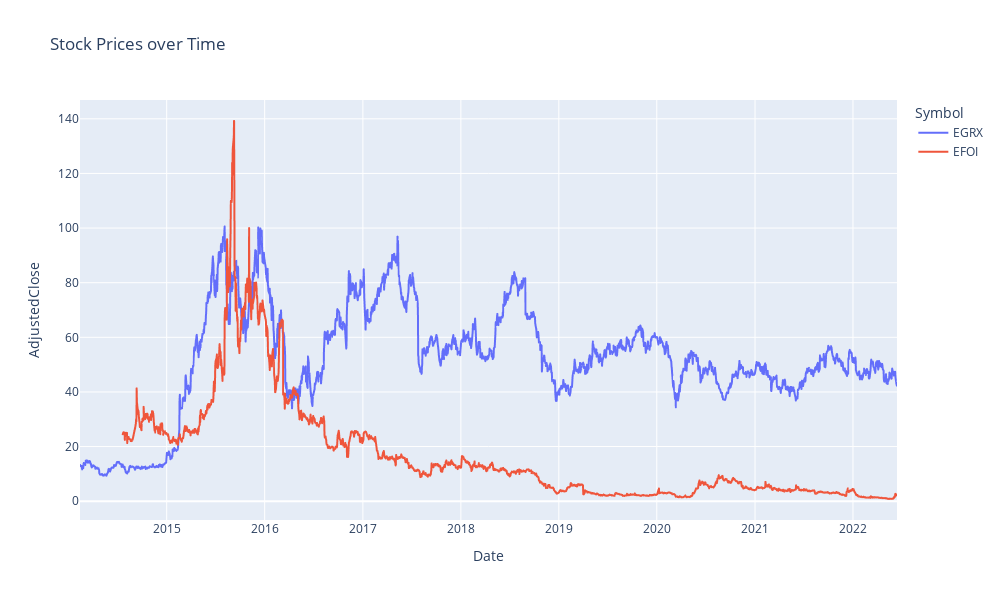

Here is the notebook cell this chart was saved with:
### Markdown cell above
## Visualization of variation of the prices over time!

### Code cell
fig = px.line(df, x = "Date", y = "AdjustedClose",
              color = 'Symbol',
              title = "Stock Prices over Time",
              width = 1000, height = 600)
fig.show()

### Figure 1 — Plotly figure (JSON) as saved in the notebook; plotly's stock layout.template omitted (floating-point values rounded to 4 significant figures; data arrays with more than 128 entries replaced by an {"elided": "..."} marker saying what was removed)
{"data": [{"hovertemplate": "Symbol=EGRX<br>Date=%{x}<br>AdjustedClose=%{y}<extra></extra>", "legendgroup": "EGRX", "line": {"color": "#636efa", "dash": "solid"}, "marker": {"symbol": "circle"}, "mode": "lines", "name": "EGRX", "showlegend": true, "type": "scattergl", "x": {"elided": "2100 str values"}, "xaxis": "x", "y": {"elided": "2100 float values"}, "yaxis": "y"}, {"hovertemplate": "Symbol=EFOI<br>Date=%{x}<br>AdjustedClose=%{y}<extra></extra>", "legendgroup": "EFOI", "line": {"color": "#EF553B", "dash": "solid"}, "marker": {"symbol": "circle"}, "mode": "lines", "name": "EFOI", "showlegend": true, "type": "scattergl", "x": {"elided": "1991 str values"}, "xaxis": "x", "y": {"elided": "1991 float values"}, "yaxis": "y"}], "layout": {"height": 600, "legend": {"title": {"text": "Symbol"}, "tracegroupgap": 0}, "title": {"text": "Stock Prices over Time"}, "width": 1000, "xaxis": {"anchor": "y", "domain": [0, 1], "title": {"text": "Date"}}, "yaxis": {"anchor": "x", "domain": [0, 1], "title": {"text": "AdjustedClose"}}}}
